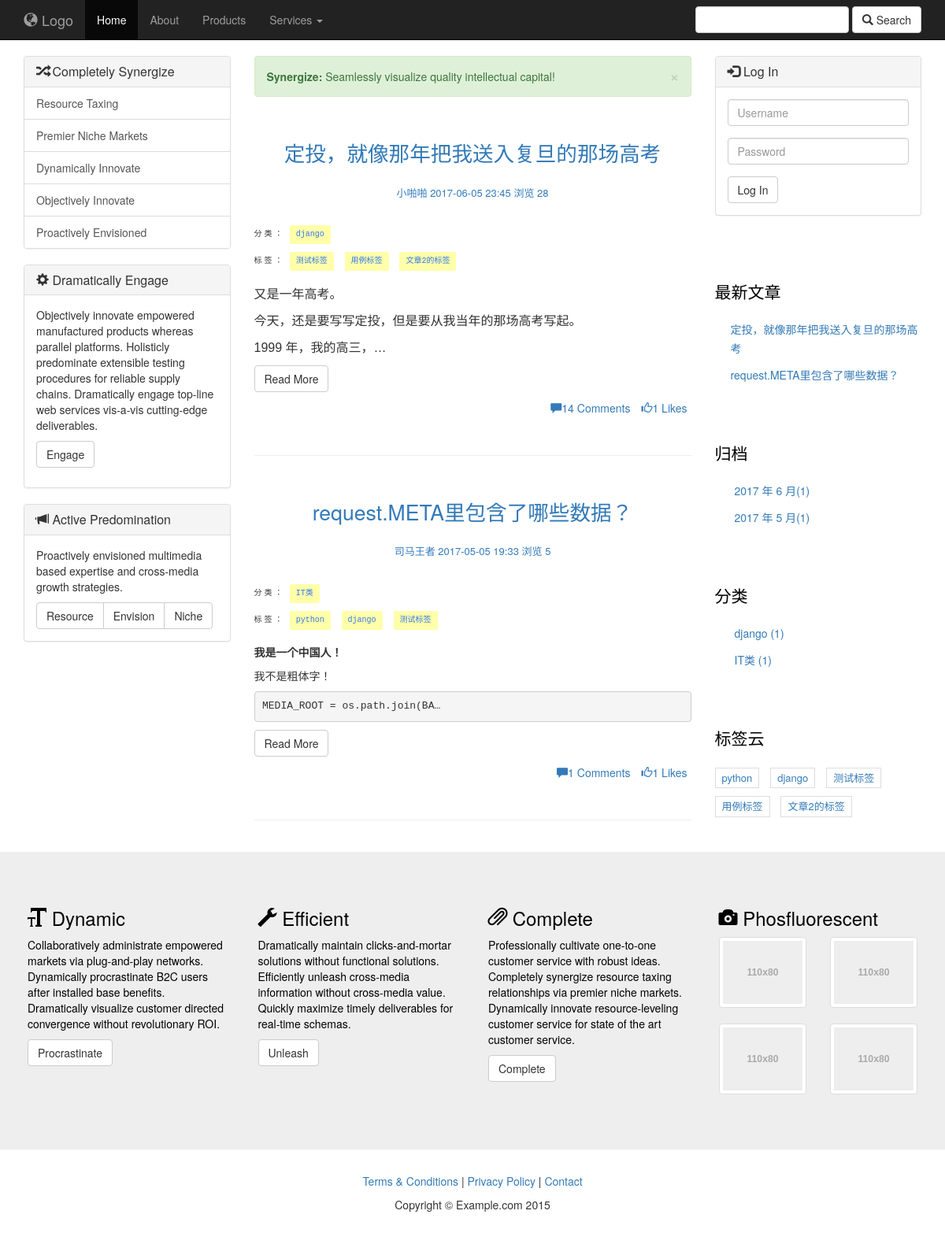
The page /focus/ on the database as committed earlier.
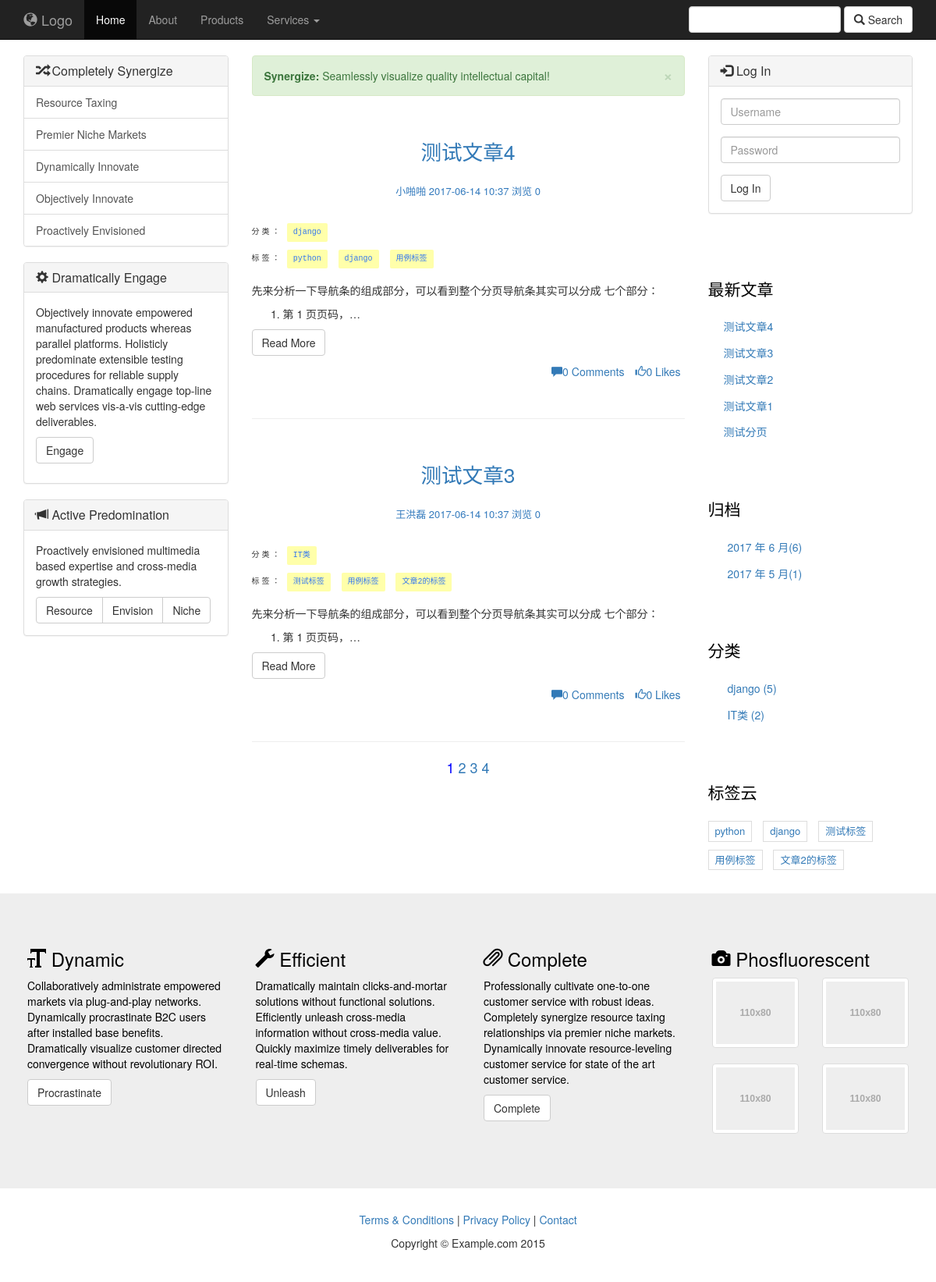
The same page on the database as committed later.
### focus/models.py (models this page shows, shortened)
@python_2_unicode_compatible
class Article(models.Model):
    STATUS_CHOICES = (
        ('d', 'Draft'),
        ('p', 'Published'),
    )
    title = models.CharField('标题', max_length = 64)
    author = models.ForeignKey(Author, verbose_name='作者', null=True, on_delete=models.SET_NULL)
    content = RichTextUploadingField(verbose_name='正文')
    create_time = models.DateTimeField('创建时间', auto_now_add=True)   #文章添加时自动添加创建时间
    last_modified_time = models.DateTimeField('最近编辑时间', auto_now=True)
    status = models.CharField('文章状态', max_length=1, choices=STATUS_CHOICES)
    abstract = models.CharField('摘要', max_length=54, blank=True, null=True, help_text="可选，如若为空将摘取正文前54个字符")
    views = models.PositiveIntegerField('浏览量', default=0)
    topped = models.BooleanField('置顶', default=False)
    category = models.ForeignKey(Category, verbose_name='分类', null=True, on_delete=models.SET_NULL)
    comment_num = models.PositiveIntegerField('评论数', default=0)
    keep_num = models.PositiveIntegerField('收藏数', default=0)
    like_num = models.PositiveIntegerField('点赞数', default=0)
    tags = models.ManyToManyField(Tag, verbose_name='标签集合', blank=True)
    def get_absolute_url(self):
        return reverse('focus:detail', kwargs={'article_id': self.id})		#在模板中可以直接调用,获取最新文章
    class Meta:
        ordering = ['-last_modified_time']
    objects = ArticleManager()

@python_2_unicode_compatible
class Author(models.Model):
    name = models.CharField('姓名', max_length=256)
    profile = models.CharField('简介', default='', max_length=256)
    register_time = models.DateTimeField(auto_now_add=True, editable=True)
    def __str__(self):
        return self.name

@python_2_unicode_compatible
class Category(models.Model):
    name = models.CharField('类名', max_length=16)
    create_time = models.DateTimeField('创建时间', auto_now_add=True)
    intro = models.TextField('introduction', default='')
    def __str__(self):
        return self.name

@python_2_unicode_compatible
class Tag(models.Model):
    name = models.CharField('标签名',  max_length=16)
    create_time = models.DateTimeField('创建时间', auto_now_add=True)
    def __str__(self):
        return self.name

### focus/views.py (the view, shortened to what this page needs)
class IndexView(ListView):
    model = Article
    template_name = 'index.html'
    context_object_name = 'article_list'
    paginate_by = 2
    def get_context_data(self, **kwargs):
        context = super(IndexView,self).get_context_data(**kwargs)
        '''
        父类生成的字典中已有 paginator、page_obj、is_paginated 这三个模板变量，
        paginator 是 Paginator 的一个实例，
        page_obj 是 Page 的一个实例，
        is_paginated 是一个布尔变量，用于指示是否已分页。
        例如如果规定每页 10 个数据，而本身只有 5 个数据，其实就用不着分页，此时 is_paginated=False
        由于 context 是一个字典，所以调用 get 方法从中取出某个键对应的值
        '''
        paginator = context.get('paginator')
        page = context.get('page_obj')
        is_paginated = context.get('is_paginated')
        article_list = context.get('article_list')
        pagination_data = self.pagination_data(paginator, page, is_paginated)
        context.update(pagination_data)
        articles_info = []
        dic = {}
        for article in article_list:
            taginfo = Article.objects.get(id=article.id)
            dic['tag_list'] = taginfo.tags.all()
            dic['article'] = article;
            articles_info.append(dic)
            dic = {}
        loginform = LoginForm()
        context.update({
            'articles_info':articles_info,
            'loginform':loginform,
        })
        return context
    def pagination_data(self, paginator, page, is_paginated):
        if not is_paginated:
            return {}
        left = []
        right = []
        left_has_more = False
        right_has_more = False
        first = False
        last = False
        page_number = page.number
        total_pages = paginator.num_pages
        page_range = paginator.page_range
        print page_number,total_pages,page_range
        if page_number == 1:
            right = list(page_range)[page_number:page_number + 2]
            if right[-1] < total_pages - 1:
                right_has_more = True
            if right[-1] < total_pages:
                last = True
        elif page_number == total_pages:
            left = list(page_range)[(page_number - 3) if (page_number - 3) > 0 else 0:page_number - 1]
            if left[0] > 2:
                left_has_more = True
            if left[0] > 1:
                first = True
        data = {
            'left': left,
            'right': right,
            'left_has_more': left_has_more,
            'right_has_more': right_has_more,
            'first': first,
            'last': last,
        }
        return data

### focus/forms.py
class LoginForm(forms.Form):
    uid = forms.CharField(widget=forms.TextInput(attrs={'class':'form-control', 'id':'uid', 'placeholder': 'Username'}))
    pwd = forms.CharField(widget=forms.PasswordInput(attrs={'class':'form-control', 'id':'pwd', 'placeholder':'Password'}))

### focus/templatetags/articleinfo.py (called while the page is built)
@register.filter
def get_key(d, key_name):
    return d.get(key_name)

@register.filter
def get_attr(d, m):
    if hasattr(d, m):
        return getattr(d, m)

@register.simple_tag
def get_recent_articles(num=5):
    return Article.objects.all().order_by('-create_time')[:num]

@register.simple_tag
def archives():
    return Article.objects.dates('create_time', 'month', order='DESC')

@register.simple_tag
def get_categories():
    return Category.objects.annotate(num_articles=Count('article')).filter(num_articles__gt=0)  #注意此处有两个_

@register.filter
def get_articlenums(date):
    return Article.objects.filter(create_time__year=date.year, create_time__month=date.month).count()

@register.simple_tag
def get_tags():
    return Tag.objects.annotate(num_articles=Count('article')).filter(num_articles__gt=0)

### focus/templates/index.html (shortened to what the changed rows need)
{% extends 'article_base.html' %}
{% load articleinfo %}
{% block left %}
    <div class="col-sm-3">
        <div class="panel panel-default">
            <div class="panel-heading">
                <h1 class="panel-title"><span class="glyphicon glyphicon-random"></span> Completely Synergize</h1>
            </div>
        </div>
        <div class="panel panel-default">
            <div class="panel-heading">
                <h1 class="panel-title"><span class="glyphicon glyphicon-cog"></span> Dramatically Engage</h1>
            </div>
        </div>
    </div>
{% endblock left %}
{% block center %}
    <div class="col-sm-6">
        <div class="alert alert-success alert-dismissible" role="alert">
            <button type="button" class="close" data-dismiss="alert" aria-label="Close"><span aria-hidden="true">&times;</span></button>
            <strong>Synergize:</strong> Seamlessly visualize quality intellectual capital!
        </div>
        {% for article_info in articles_info %}
            <div class="row">
                <article class="col-xs-12">
                    <h2 class="entry-title"><a href="/focus/{{ article_info|get_key:"article"|get_attr:"id" }}">{{ article_info|get_key:"article"|get_attr:"title" }}</a></h2>
                    <div class="entry-meta">
                        <span class="post-author">{{ article_info|get_key:"article"|get_attr:"author" }}</span>
                        <span class="post-date">{{ article_info|get_key:"article"|get_attr:"create_time"|date:"Y-m-d H:i" }}</span>
                        <span class="views-count">浏览 {{ article_info|get_key:"article"|get_attr:"views" }}</span>
                    </div>
                    <div class="category">
                        分类：
                         <a href="#" class>{{ article_info|get_key:"article"|get_attr:"category" }}</a>
                    </div>
                    <div class="category">
                        标签：
                        {% for tag in article_info|get_key:"tag_list" %}
                            <a href="#">{{ tag }}</a>
                        {% endfor %}
                    </div>
                    <p>{{ article_info|get_key:"article"|get_attr:"content"|truncatechars_html:54 | safe }}</p>
                    <p><button class="btn btn-default" onclick="window.location.href='/focus/{{ article_info|get_key:"article"|get_attr:"id" }}' ">Read More</button></p>
                    <ul class="list-inline">
                        <li><a href="#"><span class="glyphicon glyphicon-comment"></span>{{ article_info|get_key:"article"|get_attr:"comment_num" }} Comments</a></li>
                        <li><a href="#"><span class="glyphicon glyphicon-thumbs-up"></span>{{ article_info|get_key:"article"|get_attr:"like_num" }} Likes</a></li>
                    </ul>
                </article>
            </div>
            <hr>
        {% endfor %}
        {% if is_paginated %}
        <div class="pagination">
          <a href="?page={{ page_obj.number }}" style="color:blue">{{ page_obj.number }}</a>
          {% if right %}
            {% for i in right %}
                <a href="?page={{ i }}">{{ i }}</a>
            {% endfor %}
          {% endif %}
          {% if last %}
            <a href="?page={{ paginator.num_pages }}">{{ paginator.num_pages }}</a>
          {% endif %}
        </div>
        {% endif %}
    </div>
{% endblock center %}

### focus/templates/article_base.html (shortened to what the changed rows need)
{% load staticfiles %}
{% load articleinfo %}
<!DOCTYPE html>
<html lang="en">
<head>
    <link href="{% static "css/bootstrap.min.css" %}" rel="stylesheet">
    <link href="{% static "css/pygments.css" %}" rel="stylesheet">
    <link href="{% static "css/custom.css" %}" rel="stylesheet">
    <link rel="stylesheet" href="http://code.ionicframework.com/ionicons/2.0.1/css/ionicons.min.css">
</head>
<body>
	<div class="container-fluid">
		{% block left %}
		{% endblock left %}
		{% block center %}
		{% endblock center %}
		<div class="col-sm-3">
            <div class="widget widget-recent-posts">
                {% get_recent_articles as recent_articles_list %}
                <ul>
                    {% for article in recent_articles_list %}
                        <li>
                            <a href="{{ article.get_absolute_url }}">{{ article.title }}</a>
                        </li>
                    {% empty %}
                        暂无文章！
                    {% endfor %}
                </ul>
            </div>
            <div class="widget widget-archives">
                {% archives as date_list %}
                <ul>
                 {% for date in date_list %}
                     <li>
                         <a href="{% url 'focus:archives' date.year date.month %}">{{ date.year }}
                             年 {{ date.month }} 月<span class="post-count">({{ date|get_articlenums }})</span></a>
                     </li>
                 {% empty %}
                     暂无归档！
                 {% endfor %}
                </ul>
            </div>
            <div class="widget widget-category">
                {% get_categories as category_list %}
                <ul>
                    {% for category in category_list %}
                        <li>
                            <a href="{% url 'focus:category' category.pk %}">{{ category.name }} <span
                                    class="post-count">({{ category.num_articles }})</span></a>
                        </li>
                    {% empty %}
                        暂无分类！
                    {% endfor %}
                </ul>
            </div>
            <div class="widget widget-tag-cloud">
              {% get_tags as tag_list %}
              <ul>
                {% for tag in tag_list %}
                <li>
                  <a href="{% url "focus:tag" tag.id %}">{{ tag.name }}</a>
                </li>
                {% empty %}
                暂无标签！
                {% endfor %}
              </ul>
            </div>
		</div>
	</div>
</body>
</html>

Rows that differ between the two databases and show on the page:
no longer on this page (row edited): Article: title "定投，就像那年把我送入复旦的那场高考", author.name "小啪啪", create_time "2017-06-05 23:45", views "28", category.name "django", content "又是一年高考。 今天，还是要写写定投，但是要从我当年的那场高考写起。 1999 年，我的高三，…", comment_num "14", like_num "1", Tag (name "测试标签"), Tag (name "用例标签"), Tag (name "文章2的标签")
no longer on this page (row edited): Article: title "request.META里包含了哪些数据？", author.name "司马王者", create_time "2017-05-05 19:33", views "5", category.name "IT类", content "我是一个中国人！ 我不是粗体字！ MEDIA_ROOT = os.path.join(BA…", comment_num "1", like_num "1", Tag (name "python"), Tag (name "django"), Tag (name "测试标签")
added Article: title "测试文章4", author.name "小啪啪", create_time "2017-06-14 10:37", views "0", category.name "django", content "先来分析一下导航条的组成部分，可以看到整个分页导航条其实可以分成 七个部分： 第 1 页页码，…", comment_num "0", like_num "0", Tag (name "python"), Tag (name "django"), Tag (name "用例标签")
added Article: title "测试文章3", author.name "王洪磊", create_time "2017-06-14 10:37", views "0", category.name "IT类", content "先来分析一下导航条的组成部分，可以看到整个分页导航条其实可以分成 七个部分： 第 1 页页码，…", comment_num "0", like_num "0", Tag (name "测试标签"), Tag (name "用例标签"), Tag (name "文章2的标签")
added Article: title "测试文章2", shown under "最新文章"
added Article: title "测试文章1", shown under "最新文章"
added Article: title "测试分页", shown under "最新文章"
computed for Category "django": num_articles "1" → "5"
computed for Category "IT类": num_articles "1" → "2"
Other text that changed with them:
{{ page_obj.number }}: (not shown) → "1"
{{ paginator.num_pages }}: (not shown) → "4"
new list line: "2"
new list line: "3"
new list line: "2017 年 6 月 ( 6 )"
list line gone: "2017 年 6 月 ( 1 )"
